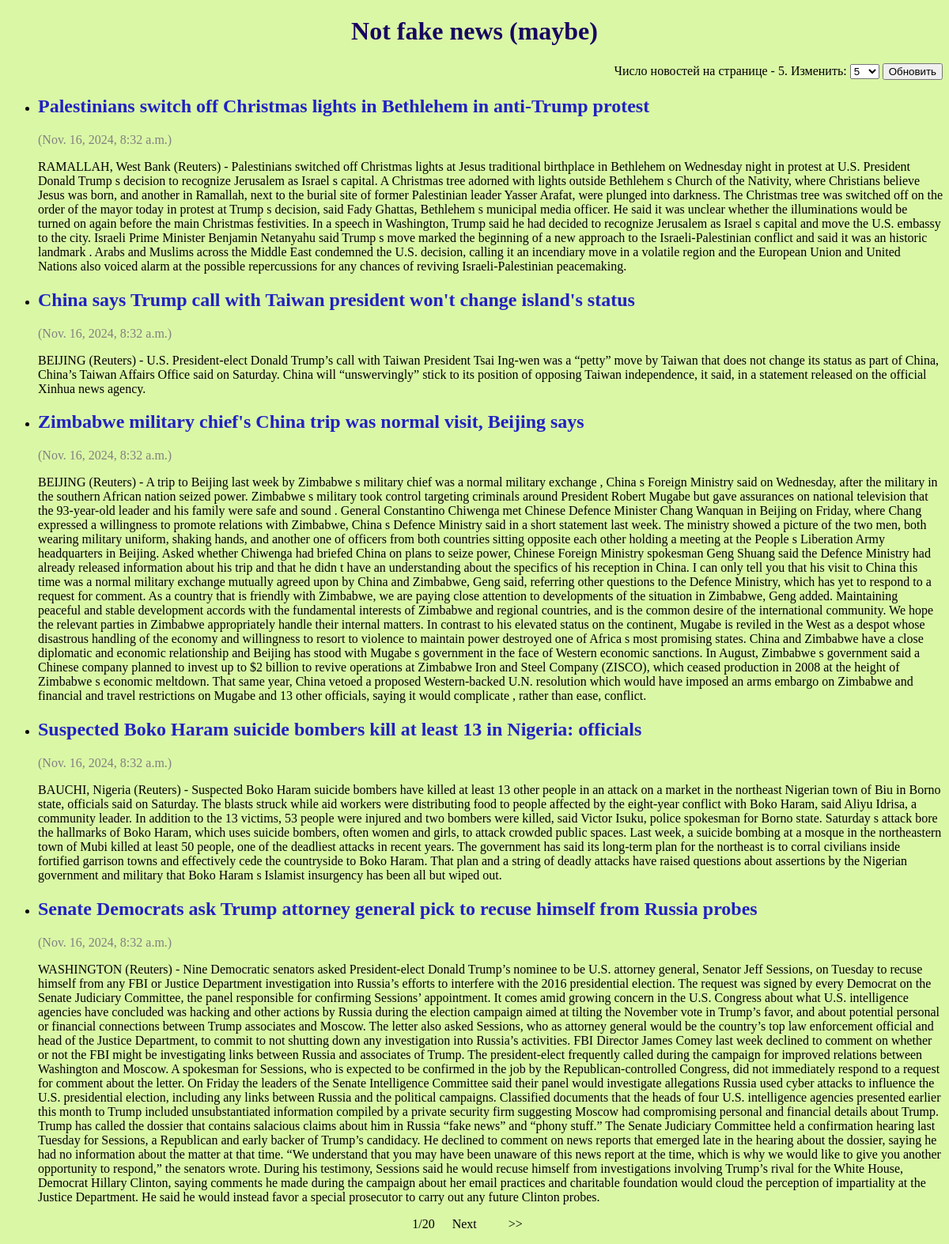
The page / on the database its author committed.
### news/models.py (models this page shows, shortened)
class Post(models.Model):
    title = models.CharField(max_length=250)
    text = models.TextField()
    created_at = models.DateTimeField(auto_now_add=True)

### news/views.py (the view)
# urls.py: path('', post_list)
def post_list(request):
    posts = Post.objects.all().order_by('created_at')
    posts_per_page = request.GET.get("posts_per_page")
    if posts_per_page:
        paginator = Paginator(posts, posts_per_page)
    else:
        paginator = Paginator(posts, 5)  # 5 постов на странице
        posts_per_page = 5
    page_number = request.GET.get('page')
    page_posts = paginator.get_page(page_number)
    return render(
        request,
        'post_list.html',
        {'page_posts': page_posts, 'paginator': paginator, 'posts_per_page': posts_per_page}
    )

### templates/post_list.html (shortened to what this page needs)
{% load static %}
<!DOCTYPE html>
<html lang="en">
<head>
    <link rel="stylesheet" type="text/css" href="{% static 'style.css' %}">
</head>
<body>
{% block content %}
    <h1 align="center">Not fake news (maybe)</h1>
    <form>
        <p align="right">Число новостей на странице - {{ posts_per_page }}. Изменить: <select name="posts_per_page">
            <option value=5>5</option>
        </select> <input type="submit" value="Обновить"></p>
    </form>
    <ul>
        {% for post in page_posts %}
            <li>
                <h2 style="color:#2022c2">{{ post.title }}</h2>
                <p style="color:#838080">({{ post.created_at }})</p>
                <p>{{ post.text }}</p>
            </li>
        {% empty %}
            <p>Нет постов.</p>
        {% endfor %}
    </ul>
    <div class="pagination_section">
        <p align="center">
            {{ page_posts.number }}/{{ paginator.num_pages }}
            {% if page_posts.has_next %}
                <a href="?page={{ page_posts.next_page_number }}&posts_per_page={{ posts_per_page }}">Next</a>
                <a href="?page={{ paginator.num_pages }}&posts_per_page={{ posts_per_page }}">>></a>
            {% endif %}
        </p>
    </div>
{% endblock %}

### static/style.css (style rules this page uses)
h1 { color: #190660; }
body { background-color: #DAF7A6; }
.pagination_section { position: relative; }
.pagination_section a { color: black; padding: 10px 18px; text-decoration: none; }

### rows shown on the page
Post: title "Palestinians switch off Christmas lights in Bethlehem in anti-Trump protest", created_at "Nov. 16, 2024, 8:32 a.m.", text "RAMALLAH, West Bank (Reuters) - Palestinians switched off Christmas lights at Jesus traditional birthplace in Bethlehem on Wednesday night in protest at U.S. President Donald Trump s decision to recognize Jerusalem as Israel s capital. A Christmas tree adorned with lights outside Bethlehem s Church of the Nativity, where Christians believe Jesus was born, and another in Ramallah, next to the burial site of former Palestinian leader Yasser Arafat, were plunged into darkness. The Christmas tree was switched off on the order of the mayor today in protest at Trump s decision, said Fady Ghattas, Bethlehem s municipal media officer. He said it was unclear whether the illuminations would be turned…"
Post: title "China says Trump call with Taiwan president won't change island's status", created_at "Nov. 16, 2024, 8:32 a.m.", text "BEIJING (Reuters) - U.S. President-elect Donald Trump’s call with Taiwan President Tsai Ing-wen was a “petty” move by Taiwan that does not change its status as part of China, China’s Taiwan Affairs Office said on Saturday. China will “unswervingly” stick to its position of opposing Taiwan independence, it said, in a statement released on the official Xinhua news agency."
Post: title "Zimbabwe military chief's China trip was normal visit, Beijing says", created_at "Nov. 16, 2024, 8:32 a.m.", text "BEIJING (Reuters) - A trip to Beijing last week by Zimbabwe s military chief was a normal military exchange , China s Foreign Ministry said on Wednesday, after the military in the southern African nation seized power. Zimbabwe s military took control targeting criminals around President Robert Mugabe but gave assurances on national television that the 93-year-old leader and his family were safe and sound . General Constantino Chiwenga met Chinese Defence Minister Chang Wanquan in Beijing on Friday, where Chang expressed a willingness to promote relations with Zimbabwe, China s Defence Ministry said in a short statement last week. The ministry showed a picture of the two men, both wearing…"
Post: title "Suspected Boko Haram suicide bombers kill at least 13 in Nigeria: officials", created_at "Nov. 16, 2024, 8:32 a.m.", text "BAUCHI, Nigeria (Reuters) - Suspected Boko Haram suicide bombers have killed at least 13 other people in an attack on a market in the northeast Nigerian town of Biu in Borno state, officials said on Saturday. The blasts struck while aid workers were distributing food to people affected by the eight-year conflict with Boko Haram, said Aliyu Idrisa, a community leader. In addition to the 13 victims, 53 people were injured and two bombers were killed, said Victor Isuku, police spokesman for Borno state. Saturday s attack bore the hallmarks of Boko Haram, which uses suicide bombers, often women and girls, to attack crowded public spaces. Last week, a suicide bombing at a mosque in the…"
Post: title "Senate Democrats ask Trump attorney general pick to recuse himself from Russia probes", created_at "Nov. 16, 2024, 8:32 a.m.", text "WASHINGTON (Reuters) - Nine Democratic senators asked President-elect Donald Trump’s nominee to be U.S. attorney general, Senator Jeff Sessions, on Tuesday to recuse himself from any FBI or Justice Department investigation into Russia’s efforts to interfere with the 2016 presidential election. The request was signed by every Democrat on the Senate Judiciary Committee, the panel responsible for confirming Sessions’ appointment. It comes amid growing concern in the U.S. Congress about what U.S. intelligence agencies have concluded was hacking and other actions by Russia during the election campaign aimed at tilting the November vote in Trump’s favor, and about potential personal or financial…"

### other values the page prints
{{ posts_per_page }} "5"
{{ page_posts.number }} "1"
{{ paginator.num_pages }} "20"
